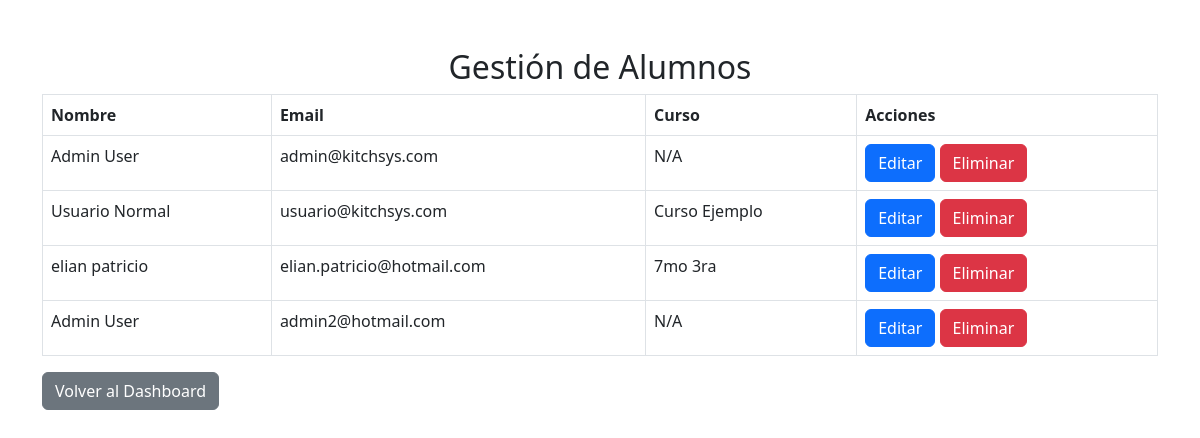
The page /gestionar_alumnos.php on the database its author committed.
### tables this page shows
CREATE TABLE `usuarios` (
  `id` int(11) NOT NULL AUTO_INCREMENT,
  `nombre_completo` varchar(100) NOT NULL,
  `email` varchar(100) NOT NULL,
  `curso` varchar(50) DEFAULT NULL,
  `password` varchar(255) NOT NULL,
  `qr_code` varchar(255) DEFAULT NULL,
  `rol` enum('admin','user') DEFAULT 'user',
  `created_at` timestamp NOT NULL DEFAULT current_timestamp(),
  `presente` tinyint(1) DEFAULT 0,
  PRIMARY KEY (`id`),
  UNIQUE KEY `email` (`email`)
);

### gestionar_alumnos.php (the view, shortened to what this page needs)
<?php
require 'includes/db.php';
$sql = "SELECT id, nombre_completo, email, curso FROM usuarios";
$result = $conn->query($sql);
?>
<!DOCTYPE html>
<html lang="es">
<head>
    <link href="https://cdn.jsdelivr.net/npm/bootstrap@5.3.0-alpha3/dist/css/bootstrap.min.css" rel="stylesheet">
</head>
<body>
    <div class="container mt-5">
        <h2 class="text-center">Gestión de Alumnos</h2>
        <table class="table table-bordered">
            <thead>
                <tr>
                    <th>Nombre</th>
                    <th>Email</th>
                    <th>Curso</th>
                    <th>Acciones</th>
                </tr>
            </thead>
            <tbody>
                <?php while($row = $result->fetch_assoc()): ?>
                    <tr>
                        <td><?php echo $row['nombre_completo']; ?></td>
                        <td><?php echo $row['email']; ?></td>
                        <td><?php echo $row['curso']; ?></td>
                        <td>
                            <a href="editar_alumno.php?id=<?php echo $row['id']; ?>" class="btn btn-primary">Editar</a>
                            <a href="eliminar_alumno.php?id=<?php echo $row['id']; ?>" class="btn btn-danger" onclick="return confirm('¿Seguro que deseas eliminar este alumno?');">Eliminar</a>
                        </td>
                    </tr>
                <?php endwhile; ?>
            </tbody>
        </table>
        <a href="dashboard.php" class="btn btn-secondary">Volver al Dashboard</a>
    </div>
</body>
</html>

### rows shown on the page
usuarios: nombre_completo "Admin User", email "admin@kitchsys.com", curso "N/A"
usuarios: nombre_completo "Usuario Normal", email "usuario@kitchsys.com", curso "Curso Ejemplo"
usuarios: nombre_completo "elian patricio", email "elian.patricio@hotmail.com", curso "7mo 3ra"
usuarios: nombre_completo "Admin User", email "admin2@hotmail.com", curso "N/A"
